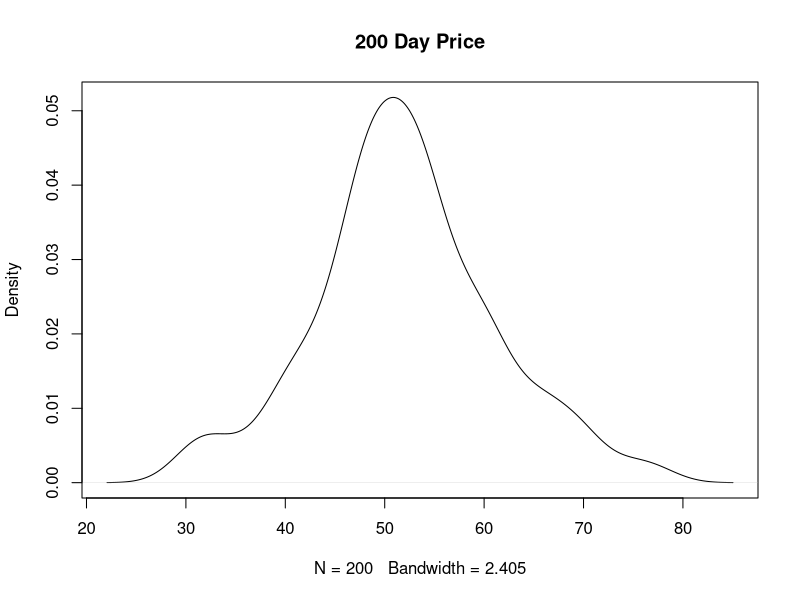

Here is the R script that generated this plot:
## ---- chunk 1
df1=data.frame(v1=c(300,100,800),v2=c(60,50,80),v3=c(50,400,0),R=c(91,225,168))
df1
## ---- chunk 2
solve(df1[,1:3])%*%df1[,4]
## ---- chunk 3
colnames(df1)<-c("CarDistance","BusDistance","TrainDistance","TotalCost")
df1
## ---- chunk 4
lm(TotalCost~.+0,df1)
## ---- chunk 5
set.seed(100)
price=rnorm(200,52,sd=10)
plot(density(price),type="l",main="200 Day Price")
